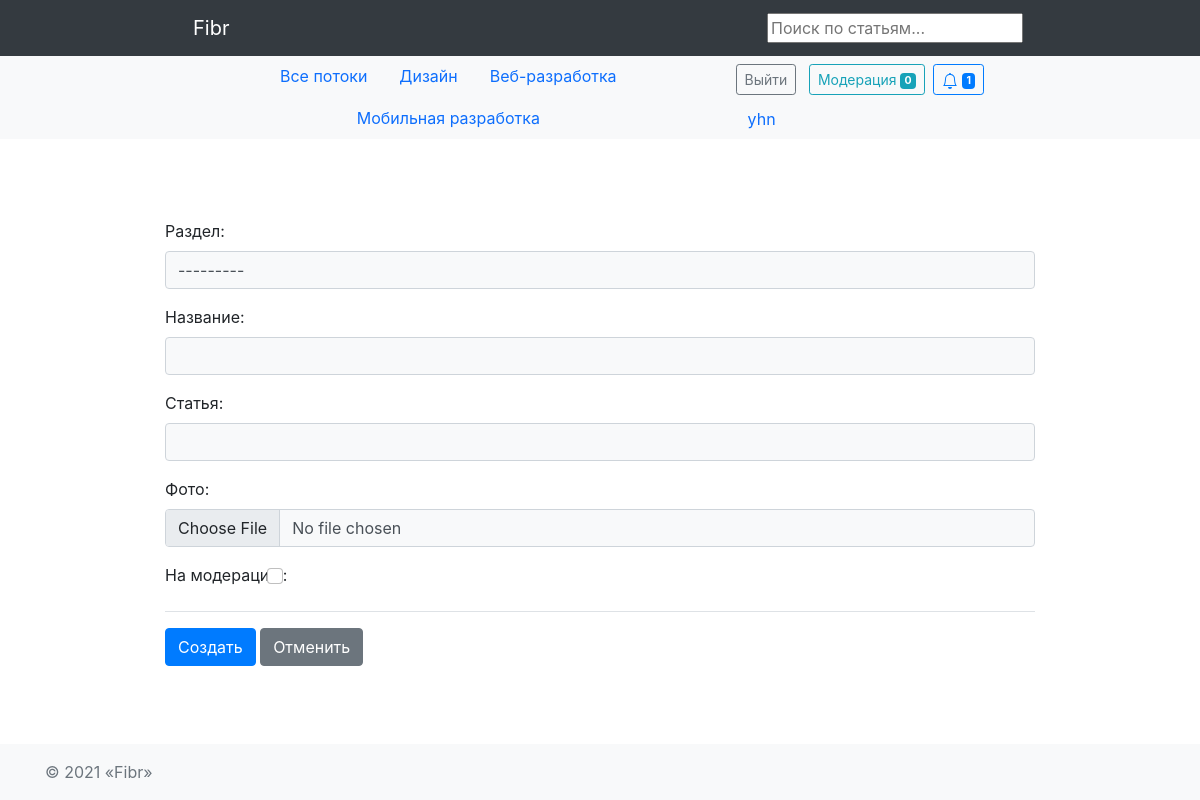
/article/create/ (signed in), run on the app's committed database.
### hub/models.py (models this page shows)
class Topic(models.Model):
    name = models.CharField(max_length=64)
    short_description = models.TextField(blank=True)
    class Meta:
        verbose_name = 'Тематика'
        verbose_name_plural = 'Тематики'
    def __str__(self):
        return self.name

### authapp/models.py (models this page shows, shortened)
class User(AbstractUser):
    image = models.ImageField(upload_to='users_avatars', blank=True, default='users_avatars/default.jpg')
    birthday = models.DateField(blank=True, null=True)
    is_moderator = models.BooleanField(default=False)
    is_blocked = models.BooleanField(default=False)
    blocked_time = models.DateTimeField(default=timezone.now)
    def is_not_blocked(self):
        if self.is_blocked and self.blocked_time < timezone.now():
            self.is_blocked = False
            self.save()
        return not self.is_blocked

### article/views.py (the view, shortened to what this page needs)
# urls.py: path('create/', article.ArticleCreateView.as_view(), name='create'),
class ArticleCreateView(LoginRequiredMixin, UserNotBlocked, CreateView):
    model = Article
    template_name = 'article/article_create.html'
    form_class = ArticleCreateForm
    success_url = '/'
    success_msg = 'Статья успешно создана'

### article/forms.py
class ArticleCreateForm(forms.ModelForm):
    class Meta:
        model = Article
        fields = ('topic', 'title', 'content', 'image', 'is_moderated')
        widgets = {
            'topic': forms.Select(),
            'content': SummernoteWidget(attrs={'summernote': {'width': '100%', 'height': '600px'}}),
            'is_moderated': forms.CheckboxInput(),
        }
    def __init__(self, *args, **kwargs):
        super().__init__(*args, **kwargs)
        for name, field in self.fields.items():
            if name == 'is_moderated':
                field.widget.attrs['class'] = 'form-check-input'
            else:
                field.widget.attrs['class'] = 'form-control bg-light'

### article/models.py (called while the page is built)
    @staticmethod
    def get_moderated_articles():
        return Article.objects.filter(is_active=True, is_moderated=True)

### article/views.py (called while the page is built)
    @method_decorator(user_passes_test(lambda u: u.is_not_blocked(), login_url=reverse_lazy('auth:access_error')))
    def dispatch(self, *args, **kwargs):
        return super().dispatch(*args, **kwargs)

### context_processor.py (called while the page is built)
def topic_list(request):
    return {"topic_list": Topic.objects.all()}

def moderated_article_count(request):
    return {'moderated_articles_count': Article.get_moderated_articles().count()}

### notification/models.py (called while the page is built)
    @staticmethod
    def total_count(user_pk):
        return Notification.objects.filter(user=user_pk).count()

    @staticmethod
    def total_unread_count(user_pk):
        return Notification.objects.filter(user=user_pk, read=False).count()

    @staticmethod
    def get_unread(user_pk):
        return Notification.objects.filter(user=user_pk, read=False).order_by('-created_at')

    @classmethod
    def get_new_comments_articles(cls, user):
        return Article.objects.filter(user=user).annotate(
            num_notices=Count('notification', filter=Q(notification__type_of=cls.NEW_COMMENT) & Q(
                notification__read=False))) \
            .filter(num_notices__gt=0).order_by('-num_notices')

    @classmethod
    def get_new_comments_reply(cls, user):
        return Comment.objects.filter(user=user).annotate(
            num_notices=Count('notification', filter=Q(notification__type_of=cls.COMMENT_REPLY) & Q(
                notification__read=False))) \
            .filter(num_notices__gt=0).order_by('-num_notices')

### article/templates/article/article_create.html (shortened to what this page needs)
{% extends 'article/base.html' %}
{% load static %}
{% block content %}
    {% load bootstrap4 %}
    {% bootstrap_css %}
    <div class="container w-75">
        <form method="post" enctype='multipart/form-data'>
            {% for field in form %}
            <div class="form-group">
                {% if field.name == 'content' %}
                    {{ field.label_tag }}
                    {{ field | safe }}
                {% elif field.name == 'is_moderated' %}
                    <div class="mt-3 mb-3"> {{ field.label_tag }}
                    {{ field}}
                    </div>
                {% else %}
                    {{ field.label_tag }}
                    {{ field}}
                {% endif %}
            </div>
            {% endfor %}
            <div class="form-group pt-3 border-top">
                <button type="submit" class="btn btn-primary">Создать</button>
                <button type="reset" class="btn btn-secondary">Отменить</button>
            </div>
        </form>
    </div>
{% endblock %}

### mainapp/templates/mainapp/includes/inc_nav_menu.html (shortened to what this page needs)
<nav class="navbar navbar-expand-lg navbar-dark bg-dark">
    <div class="container w-75">
        <a class="navbar-brand px-lg-3" href="/">Fibr</a>
        <form action="{% url 'search:search_result'  %}" method="get">
            <input name="q" type="text" placeholder="Поиск по статьям...">
        </form>
    </div>
</nav>
<nav id="navbar_top" class="navbar-expand-md navbar-light bg-light">
    <div class="container d-flex justify-content-between w-75">
        <ul class="nav justify-content-center">
            <li class="nav-item">
                <a class="nav-link" href="/">Все потоки</a>
            </li>
            {% for topic in topic_list %}
            <li class="nav-item">
                <a class="nav-link" href="{% url 'hub:topic' topic.pk %}">
                    {{ topic.name }}
                </a>
            </li>
            {% endfor %}
        </ul>
        <ul class="nav">
            <li class="nav-item">
                <div class="d-grid gap-2 d-md-block mt-1">
                    {% if user.is_authenticated %}
                    <button class="btn btn-outline-secondary btn-sm my-0 m-1" type="button"
                        onclick="location.href='{% url 'auth:logout' %}'">
                        Выйти
                    </button>
                    {% endif %}
                    {% if user.is_moderator %}
                    <button class="btn btn-outline-info btn-sm my-0 m-1" type="button"
                        onclick="location.href='{% url 'auth:moderation' %}'">
                        Модерация <span class="badge badge-info">{{ moderated_articles_count }}</span>
                    </button>
                    {% endif %}
                    {% include 'notification/includes/inc_notification.html' %}
                </div>
            </li>
            {% if user.is_authenticated %}
            <li class="nav-item">
                <a class="nav-link" href="{% url 'auth:profile' user.pk %}">{{ user.username }}</a>
            </li>
            {% endif %}
        </ul>
    </div>
</nav>

### data on the page
Topic: name "Дизайн"
Topic: name "Веб-разработка"
Topic: name "Мобильная разработка"
User: username "yhn"

### other printed values
{{ moderated_articles_count }} "0"
{{ notice.unread_count }} "1"
{{ field.label_tag }} "Раздел:" "Название:" "Фото:"
{{ field.label_tag }} "Статья:"
{{ field.label_tag }} "На модерацию:"
